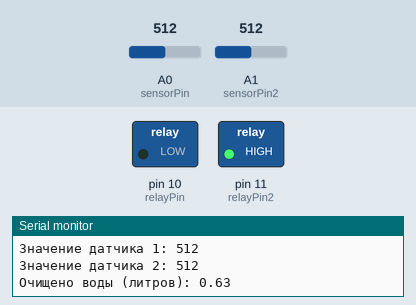
A sketch run on a simulated Arduino Uno, built with avr-gcc and run on an emulated ATmega328P. On the bench: switched loads named in the sketch (green lamp = pin HIGH), the last lines printed to the serial monitor. Inputs (shaded band) come from the test bench; at power-on: A1 (sensorPin2) = 512, A0 (sensorPin) = 512.

Above: at 1.2 s.
1.3 s: A1 (sensorPin2) set to 410
8.7 s: A1 (sensorPin2) set to 389
At 15.0 s:
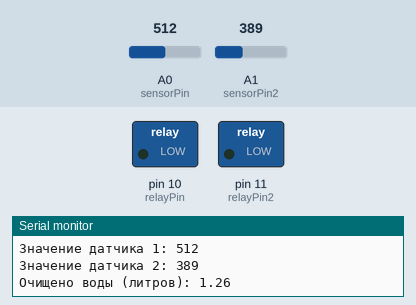
15.9 s: A1 (sensorPin2) set to 511
At 22.7 s:
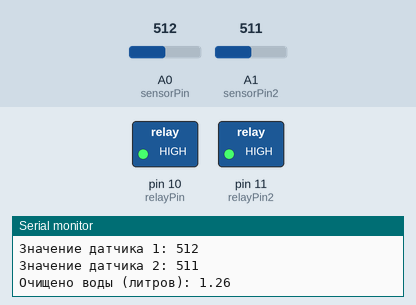
23.0 s: A1 (sensorPin2) set to 390
At 36.8 s:
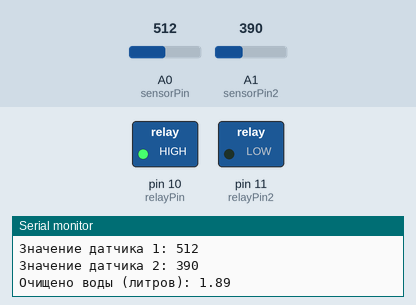
Timing chart, 0 to 38.2 s (numbered marks = the images above; inputs shaded):
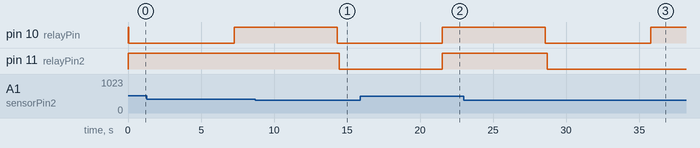

The sketch:

altair-arduino.ino
```cpp
const int sensorPin = A0; // Аналоговый пин для первого датчика уровня воды
const int sensorPin2 = A1; // Аналоговый пин для второго датчика уровня воды
const int relayPin = 10; // Цифровой пин для управления первым реле
const int relayPin2 = 11; // Цифровой пин для управления вторым реле
float volume_start = 0.63;
float volume_final = 0;

int sensorValue; // Переменная для хранения значения первого датчика
int sensorValue2; // Переменная для хранения значения второго датчика

int threshold = 300; // Пороговое значение для первого датчика
int threshold2 = 400; // Пороговое значение для второго датчика

unsigned long lastPumpOnTime = 0; // Время последнего включения первого насоса
unsigned long lastPumpOnTime2 = 0; // Время последнего включения второго насоса
bool pumpState = true; // Состояние первого насоса (true - включен, false - выключен)
bool pumpState2 = true; // Состояние второго насоса (true - включен, false - выключен)

void setup() {
  Serial.begin(9600); // Инициализация последовательного порта
  pinMode(sensorPin, INPUT); // Настройка пина первого датчика как входного
  pinMode(sensorPin2, INPUT); // Настройка пина второго датчика как входного
  pinMode(relayPin, OUTPUT); // Настройка пина первого реле как выходного
  pinMode(relayPin2, OUTPUT); // Настройка пина второго реле как выходного
  digitalWrite(relayPin, HIGH); // Включить первый насос при запуске
  digitalWrite(relayPin2, HIGH); // Включить второй насос при запуске
}

void loop() {
  sensorValue = analogRead(sensorPin); // Считывание значения первого датчика
  sensorValue2 = analogRead(sensorPin2); // Считывание значения второго датчика
  Serial.print("Значение датчика 1: ");
  Serial.println(sensorValue);
  Serial.print("Значение датчика 2: ");
  Serial.println(sensorValue2);
  Serial.print("Очищено воды (литров): ");
  Serial.println(volume_final);

  // Управление первым насосом
  if (sensorValue > threshold) {
    if (pumpState == true) { // Первый насос был включен
      digitalWrite(relayPin, LOW); // Выключить первое реле
      pumpState = false; // Изменить состояние первого насоса на "выключен"
      lastPumpOnTime = millis(); // Запомнить время выключения первого насоса
      volume_final = volume_final + volume_start;
      return volume_final;
    }
  }
    if (pumpState == false && millis() - lastPumpOnTime >= 5000) {
      digitalWrite(relayPin, HIGH); // Включить первое реле после 30 секунд
      pumpState = true; // Изменить состояние первого насоса на "включен"
      lastPumpOnTime = millis(); // Обновить время выключения первого насоса
    }

  // Управление вторым насосом
  if (sensorValue2 < threshold2) {
    if (pumpState2 == true) { // Второй насос был выключен
      digitalWrite(relayPin2, LOW); // Включить второе реле
      pumpState2 = false; // Изменить состояние второго насоса на "включен"
      lastPumpOnTime2 = millis(); // Запомнить время включения второго насоса
    }
  } else {
    if (pumpState2 == false && millis() - lastPumpOnTime2 >= 5000) {
      digitalWrite(relayPin2, HIGH); // Выключить второе реле после 30 секунд
      pumpState2 = true; // Изменить состояние второго насоса на "выключен"
      lastPumpOnTime2 = millis(); // Обновить время включения второго насоса
    }
  }

  delay(7000);
}
```

Measured:
- the behaviour switches between 400 and 399 on A1 (sensorPin2) (found by bisection; images 0 and 1)
- after the input at 8.7 s, pin 11 (relayPin2): HIGH → LOW after 5.8 s
- after the input at 15.9 s, pin 11 (relayPin2): LOW → HIGH after 5.6 s
- after the input at 23.0 s, pin 11 (relayPin2): HIGH → LOW after 5.7 s
